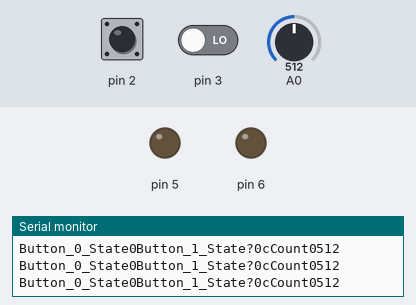
A sketch run on a simulated Arduino Uno, built with avr-gcc and run on an emulated ATmega328P. On the bench: output pins drawn as LEDs (lit = HIGH), the last lines printed to the serial monitor. Dashed ring = blinking. The inputs (shaded band) are chosen by the test bench; at power-on: A0 = 512, pin 2 LOW, pin 3 LOW.

Above: at 1.2 s.
1.3 s: A0 set to 111
4.3 s: A0 set to 89
7.3 s: pin 2 pulsed HIGH 5 times (0.12 s each, 0.3 s apart)
At 8.3 s:
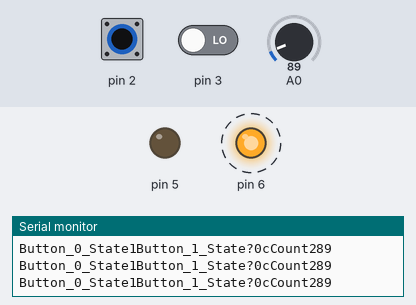
Timing chart, 0 to 17.8 s (numbered marks = the images above; inputs shaded):
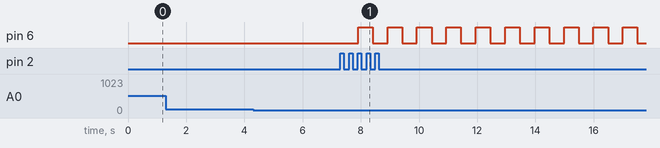

Measured:
- after the input at 7.3 s, pin 6: alternates HIGH for 0.50 s and LOW for 0.51 s, starting after 0.61 s

The sketch:

HW11.ino
```cpp
#include "Clicky.h"


int button0 = 0;
int button1 = 1;
bool GreenState = false;
bool RedState = false;
int cCount = 0;
int threshold  = 4000;

int button0_State = 0;
int button1_State = 0;

Clicky Button_0;
Clicky Button_1;
float potentiometer;


void setup() {
  Button_0.setup(2);
  Button_1.setup(3);

  pinMode(6, OUTPUT);
  pinMode(5, OUTPUT);
  int a0v = analogRead(A0);
  Serial.begin(9600);

}

void loop() {
  bool is_button0_clicked = Button_0.wasClicked();
  bool is_button1_clicked = Button_1.wasClicked();
  int a0 = analogRead(A0);

  if (is_button0_clicked && button0_State == 0 && button1_State == 0) {
    button0_State = 1;
    cCount++;
  }else if (is_button1_clicked && button0_State == 1 && button1_State == 0){
    button1_State = 1;
    cCount++;
  }else if (is_button1_clicked && button1_State == 1 && button0_State == 1){
    GreenState = true;
    cCount++;
  }else if(is_button0_clicked || is_button1_clicked) {
    cCount++;
  }

  if (GreenState == false && cCount == 3){
    RedState = true;
  }

  if (GreenState && a0 > 4000){
    digitalWrite(5, HIGH);
    delay(500);
    digitalWrite(5, LOW);
    delay(500);
  }else if(RedState){
    digitalWrite(6, HIGH);
    delay(500);
    digitalWrite(6, LOW);
    delay(500);
  }

  Serial.println("Button_0_State" + String(button0_State)+ "Button_1_State?" + String(button1_State) + "cCount" + String(cCount) + String(a0));


  delay(10);

}
```

Clicky.h
```cpp
class Clicky {
private:
  int STATE_0 = 0;
  int STATE_1 = 1;
  int cState = STATE_0;
  int pin;

public:
  Clicky() {}

  void setup(int _pin) {
    pin = _pin;
    pinMode(pin, INPUT);
  }

  bool wasClicked() {
    int v = digitalRead(pin);

    bool clicked = false;

    if (cState == STATE_0 && v) {
      cState = STATE_1;
      clicked = true;
    } else if (cState == STATE_1 && !v) {
      cState = STATE_0;
    }

    return clicked;
  }

  bool isPressed() {
    return cState == STATE_1;
  }
};
```
